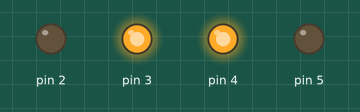
This sketch was run on a simulated Arduino Uno, built with avr-gcc and run on an emulated ATmega328P. Shown: output pins drawn as LEDs (lit = HIGH).

Above: at 0.1 s.
Timing chart, 0 to 1.6 s (numbered marks = the images above):
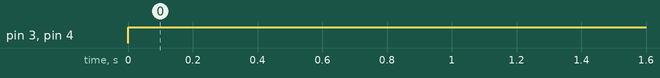

Measured:
- by itself, pin 3, pin 4: LOW → HIGH at 0.00 s

The sketch:

7447.ino
```cpp
int z=0,y=1,x=0,w=1;
int d,c,b,a;

void disp_7447(int d,int c,int b,int a){
     digitalWrite(2,a);
     digitalWrite(3,b);
     digitalWrite(4,c);
     digitalWrite(5,d);
}

void setup(){
    pinMode(2,OUTPUT);
    pinMode(3,OUTPUT);
    pinMode(4,OUTPUT);
    pinMode(5,OUTPUT);
}

void loop(){
  a=0;
  b=(w&&!x&&!y&&!z) || (!w&&x&&!y&&!z) || (w&&!x&&y&&!z) || (!w&&x&&y&&!z);
  c=(w&&x&&!y&&!z) || (!w&&!x&&y&&!z) || (w&&!x&&y&&!z) || (!w&&x&&y&&!z);
  d = (w&&x&&y&&!z)||(!w&&!x&&!y&&z);
  disp_7447(d,c,b,a);
}
```
